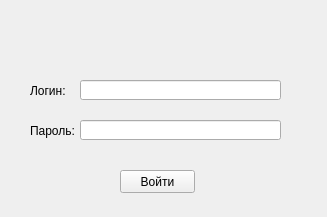
<?xml version="1.0" encoding="UTF-8"?>
<ui version="4.0">
 <class>auth</class>
 <widget class="QMainWindow" name="auth">
  <property name="geometry">
   <rect>
    <x>0</x>
    <y>0</y>
    <width>327</width>
    <height>217</height>
   </rect>
  </property>
  <property name="minimumSize">
   <size>
    <width>327</width>
    <height>217</height>
   </size>
  </property>
  <property name="maximumSize">
   <size>
    <width>327</width>
    <height>217</height>
   </size>
  </property>
  <property name="windowTitle">
   <string>Окно авторизации</string>
  </property>
  <widget class="QWidget" name="centralwidget">
   <widget class="QLabel" name="label_2">
    <property name="geometry">
     <rect>
      <x>30</x>
      <y>120</y>
      <width>47</width>
      <height>21</height>
     </rect>
    </property>
    <property name="text">
     <string>Пароль:</string>
    </property>
   </widget>
   <widget class="QLabel" name="label">
    <property name="geometry">
     <rect>
      <x>30</x>
      <y>80</y>
      <width>47</width>
      <height>21</height>
     </rect>
    </property>
    <property name="text">
     <string>Логин:</string>
    </property>
   </widget>
   <widget class="QPushButton" name="pushButton">
    <property name="geometry">
     <rect>
      <x>120</x>
      <y>170</y>
      <width>75</width>
      <height>23</height>
     </rect>
    </property>
    <property name="text">
     <string>Войти</string>
    </property>
   </widget>
   <widget class="QLineEdit" name="lineEdit_2">
    <property name="geometry">
     <rect>
      <x>80</x>
      <y>120</y>
      <width>201</width>
      <height>20</height>
     </rect>
    </property>
   </widget>
   <widget class="QLabel" name="label_3">
    <property name="geometry">
     <rect>
      <x>30</x>
      <y>50</y>
      <width>211</width>
      <height>20</height>
     </rect>
    </property>
    <property name="text">
     <string/>
    </property>
   </widget>
   <widget class="QLineEdit" name="lineEdit">
    <property name="geometry">
     <rect>
      <x>80</x>
      <y>80</y>
      <width>201</width>
      <height>20</height>
     </rect>
    </property>
   </widget>
  </widget>
 </widget>
 <resources/>
 <connections/>
</ui>
